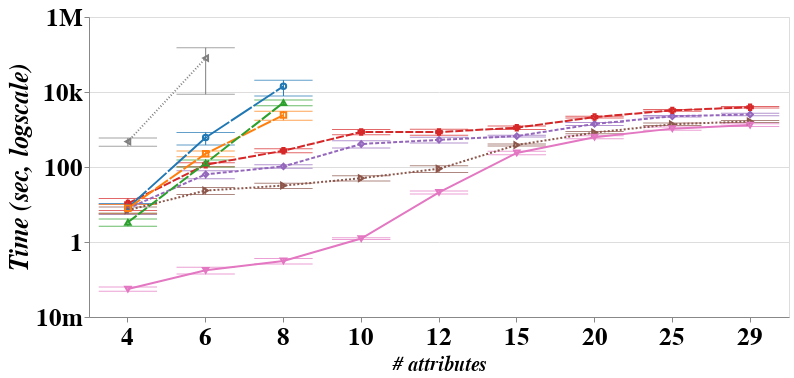

The code cell stored with this chart in its notebook:
### Code cell
global_chart # attrbiutes X Time

### Figure 1 — Vega-Lite specification as saved in the notebook (floating-point values rounded to 4 significant figures; data arrays with more than 128 entries replaced by an {"elided": "..."} marker saying what was removed)
{"layer": [{"mark": {"type": "errorbar", "ticks": true}, "encoding": {"color": {"type": "nominal", "bin": false, "field": "Algo", "legend": null, "scale": {"range": ["rgb(31, 119, 180)", "rgb(255, 127, 14)", "rgb(44, 160, 44)", "rgb(214, 39, 40)", "rgb(148, 103, 189)", "rgb(140, 86, 75)", "rgb(227, 119, 194)", "rgb(127, 127, 127)"]}, "title": ""}, "shape": {"type": "nominal", "bin": false, "field": "Algo", "legend": null, "title": ""}, "x": {"type": "nominal", "axis": {"labelAngle": 0, "labelFont": "Time New Roman", "labelFontSize": 25, "labelFontStyle": "bold", "title": "# attributes", "titleFont": "Time New Roman", "titleFontSize": 20, "titleFontStyle": "italic"}, "bin": false, "field": "nb_attr"}, "y": {"type": "quantitative", "axis": {"format": "s", "grid": true, "tickCount": 5, "title": "Time (sec, logscale)"}, "field": "total_time"}}, "height": 300, "width": 700}, {"mark": "line", "encoding": {"color": {"type": "nominal", "bin": false, "field": "Algo", "scale": {"range": ["rgb(31, 119, 180)", "rgb(255, 127, 14)", "rgb(44, 160, 44)", "rgb(214, 39, 40)", "rgb(148, 103, 189)", "rgb(140, 86, 75)", "rgb(227, 119, 194)", "rgb(127, 127, 127)", "rgb(99, 121, 57)"]}, "title": ""}, "strokeDash": {"type": "nominal", "bin": false, "field": "Algo", "legend": null, "scale": {"range": [[25, 2], [15, 2], [11, 2], [8, 2], [4, 2], [2, 2], [], [1, 2]]}, "title": ""}, "x": {"type": "nominal", "axis": {"labelAngle": 0, "labelFont": "Time New Roman", "labelFontSize": 25, "labelFontStyle": "bold", "title": "# attributes", "titleFont": "Time New Roman", "titleFontSize": 20, "titleFontStyle": "italic"}, "bin": false, "field": "nb_attr"}, "y": {"type": "quantitative", "aggregate": "mean", "axis": {"format": "s", "grid": true, "labelAngle": 0, "labelFont": "Time New Roman", "labelFontSize": 25, "labelFontStyle": "bold", "tickCount": 5, "title": "Time (sec, logscale)", "titleFont": "Time New Roman", "titleFontSize": 26, "titleFontStyle": "italic"}, "field": "total_time", "scale": {"domain": [0.01, 1000000], "type": "log"}}}, "height": 300, "width": 700}, {"mark": "point", "encoding": {"color": {"type": "nominal", "bin": false, "field": "Algo", "legend": null, "scale": {"range": ["rgb(31, 119, 180)", "rgb(255, 127, 14)", "rgb(44, 160, 44)", "rgb(214, 39, 40)", "rgb(148, 103, 189)", "rgb(140, 86, 75)", "rgb(227, 119, 194)", "rgb(127, 127, 127)"]}, "title": ""}, "shape": {"type": "nominal", "bin": false, "field": "Algo", "legend": null, "title": ""}, "x": {"type": "nominal", "axis": {"labelAngle": 0, "labelFont": "Time New Roman", "labelFontSize": 25, "labelFontStyle": "bold", "title": "# attributes", "titleFont": "Time New Roman", "titleFontSize": 20, "titleFontStyle": "italic"}, "bin": false, "field": "nb_attr"}, "y": {"type": "quantitative", "aggregate": "mean", "axis": {"format": "s", "grid": true, "labelAngle": 0, "labelFont": "Time New Roman", "labelFontSize": 25, "labelFontStyle": "bold", "tickCount": 5, "title": "Time (sec, logscale)", "titleFont": "Time New Roman", "titleFontSize": 26, "titleFontStyle": "italic"}, "field": "total_time", "scale": {"type": "log"}}}, "height": 300, "width": 700}], "config": {"legend": {"labelLimit": 0}}, "data": {"name": "data-570be85d1aff3ec4f6a2792d9a10f685"}, "resolve": {"scale": {"color": "independent", "strokeDash": "independent"}}, "$schema": "https://vega.github.io/schema/vega-lite/v4.8.1.json", "datasets": {"data-570be85d1aff3ec4f6a2792d9a10f685": {"elided": "451 records"}}}
